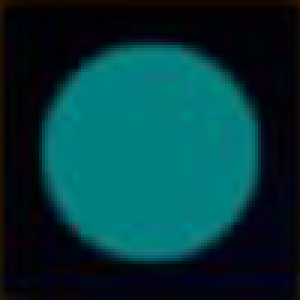
#> input picture Flow Free Game/Dataset/15.png, 100 x 100 px, found by its file name (shown 3 times larger)
$ python test4.py
#> lines starting #> are read from the running program, lines starting #| are printed output that depends on the picture
import cv2
from math import sqrt
import numpy as np
from matplotlib import pyplot as plt

#########################################
imgdata = [0,0,0,0,0,0,0,0,0,0,0,0,0,0,0]
imgdata[14] = cv2.imread("Flow Free Game/Dataset/15.png")
imgdata[13] = cv2.imread("Flow Free Game/Dataset/14.png")
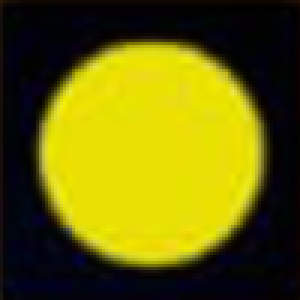
#> input picture Flow Free Game/Dataset/14.png, 100 x 100 px, found by its file name (shown 3 times larger)
imgdata[12] = cv2.imread("Flow Free Game/Dataset/13.png")
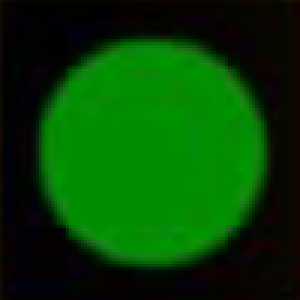
#> input picture Flow Free Game/Dataset/13.png, 100 x 100 px, found by its file name (shown 3 times larger)
imgdata[11] = cv2.imread("Flow Free Game/Dataset/12.png")
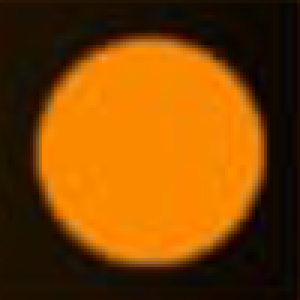
#> input picture Flow Free Game/Dataset/12.png, 100 x 100 px, found by its file name (shown 3 times larger)
imgdata[10] = cv2.imread("Flow Free Game/Dataset/11.png")
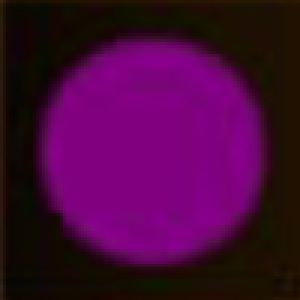
#> input picture Flow Free Game/Dataset/11.png, 100 x 100 px, found by its file name (shown 3 times larger)
imgdata[9] = cv2.imread("Flow Free Game/Dataset/10.png")
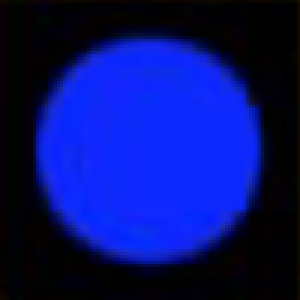
#> input picture Flow Free Game/Dataset/10.png, 100 x 100 px, found by its file name (shown 3 times larger)
imgdata[8] = cv2.imread("Flow Free Game/Dataset/9.png")
imgdata[7] = cv2.imread("Flow Free Game/Dataset/8.png")
imgdata[6] = cv2.imread("Flow Free Game/Dataset/7.png")
imgdata[5] = cv2.imread("Flow Free Game/Dataset/6.png")
imgdata[4] = cv2.imread("Flow Free Game/Dataset/5.png")
imgdata[3] = cv2.imread("Flow Free Game/Dataset/4.png")
imgdata[2] = cv2.imread("Flow Free Game/Dataset/3.png")
imgdata[1] = cv2.imread("Flow Free Game/Dataset/2.png")
imgdata[0] = cv2.imread("Flow Free Game/Dataset/1.png")

#########################################
# [37 lines left out: functions getContours, reorder, splitBoxes, not called in this run]

col_val = [[0,0,254,1],[0,141,2,2],[4,224,234,3],[254,41,14,4],[0,137,250,5]]

# [27 lines left out: functions predict, display_output, not called in this run]

#########################################
height = 500
width = 500
path = "/home/ben/Code/Flow-Free-Solver-Using-OpenCV/Flow Free Game/5x5.jpg"

img = cv2.imread(path)
#> (the run stopped early here; a loop or call above may not have finished)
